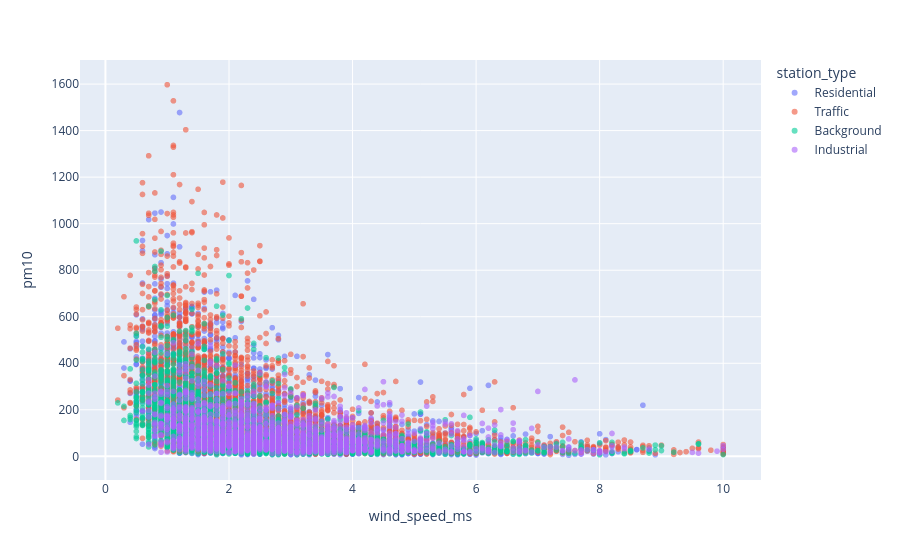

Write notebook code for a chart like this one.
### Code cell
px.scatter(df, x="wind_speed_ms", y="pm10", color="station_type", hover_data=["station_type", "date"], opacity=0.6).show()

### Figure 1 — Plotly figure (JSON) as saved in the notebook; plotly's stock layout.template omitted (floating-point values rounded to 4 significant figures; data arrays with more than 128 entries replaced by an {"elided": "..."} marker saying what was removed)
{"data": [{"customdata": {"elided": "5258x2 str values"}, "hovertemplate": "station_type=%{customdata[0]}<br>wind_speed_ms=%{x}<br>pm10=%{y}<br>date=%{customdata[1]}<extra></extra>", "legendgroup": "Residential", "marker": {"color": "#636efa", "opacity": 0.6, "symbol": "circle"}, "mode": "markers", "name": "Residential", "showlegend": true, "type": "scattergl", "x": {"elided": "5258 float values"}, "xaxis": "x", "y": {"elided": "5258 float values"}, "yaxis": "y"}, {"customdata": {"elided": "5245x2 str values"}, "hovertemplate": "station_type=%{customdata[0]}<br>wind_speed_ms=%{x}<br>pm10=%{y}<br>date=%{customdata[1]}<extra></extra>", "legendgroup": "Traffic", "marker": {"color": "#EF553B", "opacity": 0.6, "symbol": "circle"}, "mode": "markers", "name": "Traffic", "showlegend": true, "type": "scattergl", "x": {"elided": "5245 float values"}, "xaxis": "x", "y": {"elided": "5245 float values"}, "yaxis": "y"}, {"customdata": {"elided": "3320x2 str values"}, "hovertemplate": "station_type=%{customdata[0]}<br>wind_speed_ms=%{x}<br>pm10=%{y}<br>date=%{customdata[1]}<extra></extra>", "legendgroup": "Background", "marker": {"color": "#00cc96", "opacity": 0.6, "symbol": "circle"}, "mode": "markers", "name": "Background", "showlegend": true, "type": "scattergl", "x": {"elided": "3320 float values"}, "xaxis": "x", "y": {"elided": "3320 float values"}, "yaxis": "y"}, {"customdata": {"elided": "1918x2 str values"}, "hovertemplate": "station_type=%{customdata[0]}<br>wind_speed_ms=%{x}<br>pm10=%{y}<br>date=%{customdata[1]}<extra></extra>", "legendgroup": "Industrial", "marker": {"color": "#ab63fa", "opacity": 0.6, "symbol": "circle"}, "mode": "markers", "name": "Industrial", "showlegend": true, "type": "scattergl", "x": {"elided": "1918 float values"}, "xaxis": "x", "y": {"elided": "1918 float values"}, "yaxis": "y"}], "layout": {"legend": {"title": {"text": "station_type"}, "tracegroupgap": 0}, "margin": {"t": 60}, "xaxis": {"anchor": "y", "domain": [0, 1], "title": {"text": "wind_speed_ms"}}, "yaxis": {"anchor": "x", "domain": [0, 1], "title": {"text": "pm10"}}}}
